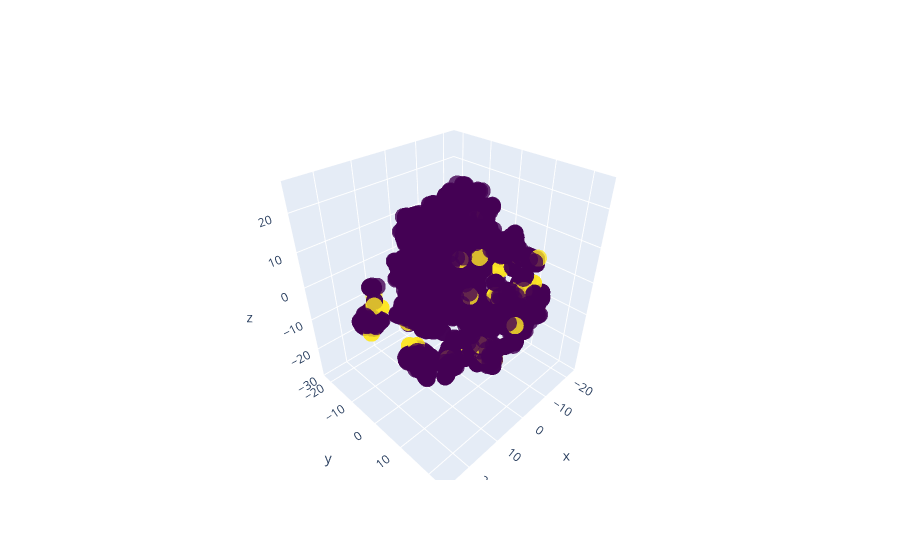

Write notebook code for a chart like this one.
### Code cell
utils.plot_3d_TSNE( df = preprocessing.load_dataset(),
                    dist_matrix=gower.gower_matrix(preprocessing.load_dataset()),
                    labels = np.array(lof_detection.main()) * -1,
                    )

### Figure 1 — Plotly figure (JSON) as saved in the notebook; plotly's stock layout.template omitted (floating-point values rounded to 4 significant figures; data arrays with more than 128 entries replaced by an {"elided": "..."} marker saying what was removed)
{"data": [{"marker": {"color": {"elided": "7200 int values"}, "colorscale": [[0.0, "#440154"], [0.1111, "#482878"], [0.2222, "#3e4989"], [0.3333, "#31688e"], [0.4444, "#26828e"], [0.5556, "#1f9e89"], [0.6667, "#35b779"], [0.7778, "#6ece58"], [0.8889, "#b5de2b"], [1.0, "#fde725"]], "opacity": 0.8, "size": 6}, "mode": "markers", "x": {"elided": "7200 float values"}, "y": {"elided": "7200 float values"}, "z": {"elided": "7200 float values"}, "type": "scatter3d"}], "layout": {}}
